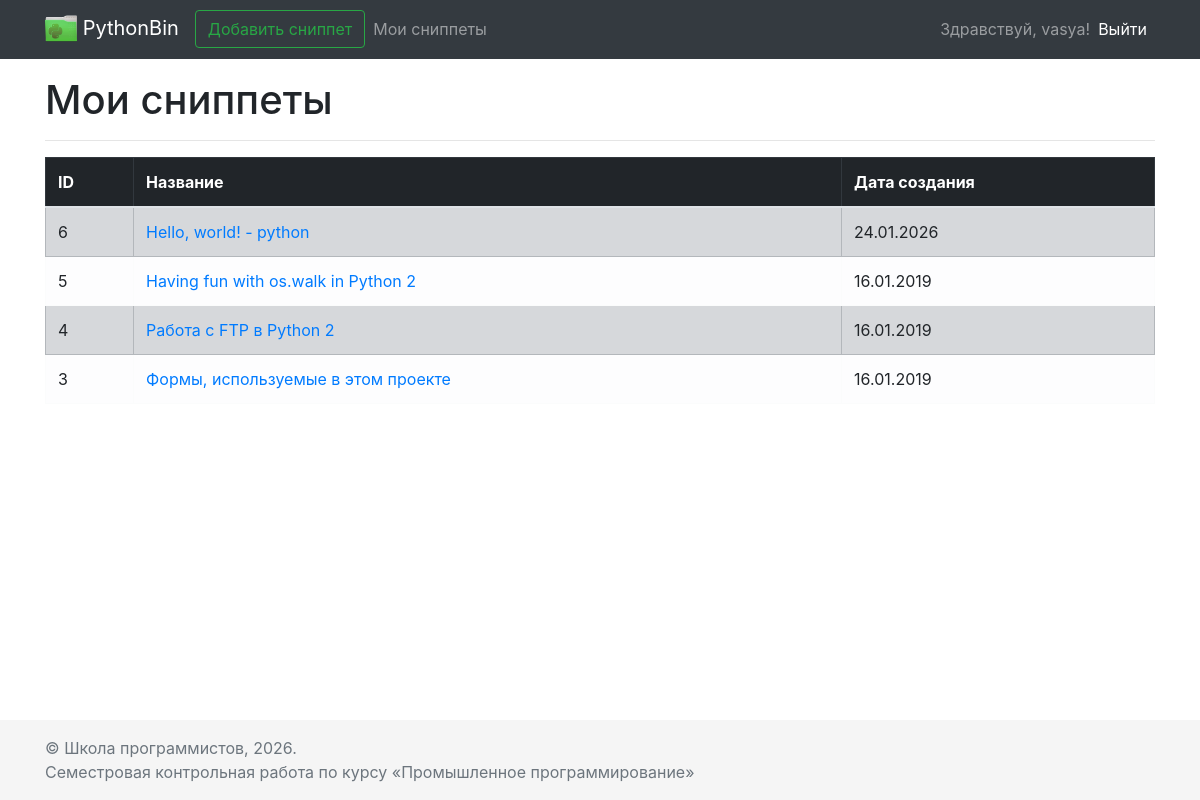
The app's page /snippets/list (signed in) with its own data.
### main/models.py (models this page shows)
class Snippet(models.Model):
    name = models.CharField(max_length=200)
    code = models.TextField(max_length=5000)
    creation_date = models.DateTimeField()
    user = models.ForeignKey(to=User, on_delete=models.CASCADE,
                             blank=True, null=True)  # can be empty due to usage of AnonymousUser

### main/views.py (the view)
# urls.py: path('snippets/list', views.my_snippets_page, name='my_snippets'),
def my_snippets_page(request):
    context = get_base_context(request, 'Мои сниппеты')
    context['snippets'] = Snippet.objects.filter(user=request.user).order_by('-creation_date')
    return render(request, 'pages/my_snippets.html', context)

### main/views.py (called while the page is built)
def get_base_context(request, pagename):
    return {
        'pagename': pagename,
        'user': request.user,
        'loginform': LoginForm(),
    }

### main/templates/pages/my_snippets.html (shortened to what this page needs)
{% extends 'base.html' %}
{% block content %}
<div class="row">
    <div class="col">
        <table class="table table-bordered">
            <thead class="table-dark">
                <tr>
                    <th>ID</th>
                    <th>Название</th>
                    <th>Дата создания</th>
                </tr>
            </thead>
            <tbody>
                {% for snippet in snippets %}
                <tr class="{% if forloop.counter0|divisibleby:2 %}table-secondary{% else %}table-light{% endif %}">
                    <td>{{ snippet.id }}</td>
                    <td><a href="{% url 'view_snippet' id=snippet.id %}">{{ snippet.name }}</a></td>
                    <td>{{ snippet.creation_date|date:"d.m.Y" }}</td>
                </tr>
                {% endfor %}
            </tbody>
        </table>
    </div>
</div>
{% endblock %}

### main/templates/base.html (shortened to what this page needs)
{% load static %}
<!doctype html>
<html lang="en" class="h-100">
    <head>
        {% block base_css %}
        <link rel="stylesheet" href="{% static 'css/bootstrap.min.css' %}">
        <link rel="stylesheet" href="{% static 'css/sticky-footer-navbar.css' %}">
        {% endblock %}
    </head>
    <body class="d-flex flex-column h-100">
        <header>
            {% block header %}
                {% include 'header.html' %}
            {% endblock %}
        </header>
        <main role="main" class="mt-3 flex-shrink-0">
            <div class="container">
                {% block pagename %}
                <div class="row">
                    <div class="col">
                        <h1>{{ pagename }}</h1><hr>
                    </div>
                </div>
                {% endblock %}
                {% block content %}
                {% endblock %}
            </div>
        </main>
        <footer class="footer mt-auto py-3">
            {% block footer %}
                {% include 'footer.html' %}
            {% endblock %}
        </footer>
    </body>
</html>

### main/templates/header.html (shortened to what this page needs)
{% load static %}
<nav class="navbar navbar-expand-md navbar-dark fixed-top bg-dark">
    <div class="container">
        <a class="navbar-brand" href="{% url 'index' %}">
            <img src="{% static 'images/logo.png' %}" width="32" height="32" alt="">
            PythonBin
        </a>
        <div class="collapse navbar-collapse" id="navbarCollapse">
            <ul class="navbar-nav mr-auto">
                <li class="form-inline">
                    <a class="btn btn-outline-success" href="{% url 'add_snippet' %}">Добавить сниппет</a>
                </li>
                {% if request.user.is_authenticated %}
                    <li class="nav-item"><a class="nav-link" href="{% url 'my_snippets' %}">Мои сниппеты</a></li>
                {% endif %}
            </ul>
            {% if request.user.is_authenticated %}
                <ul class="navbar-nav mr-right">
                    <span class="navbar-text">
                        Здравствуй, {{ request.user.username }}!
                    </span>
                    <li class="nav-item active"><a class="nav-link" href="{% url 'logout' %}">Выйти</a></li>
                </ul>
            {% endif %}
        </div>
    </div>
</nav>

### main/templates/footer.html
<div class="container">
    {% block footer %}
    <span class="text-muted">
        &copy; Школа программистов, {% now "Y" %}. <br>
        Семестровая контрольная работа по курсу &laquo;Промышленное программирование&raquo;
    </span>
    {% endblock %}
</div>

### static/css/sticky-footer-navbar.css (style rules this page uses)
main > .container { padding: 60px 15px 0; }
.footer { background-color: #f5f5f5; }
.footer > .container { padding-right: 15px; padding-left: 15px; }

### records on screen
Snippet: id "6", name "Hello, world! - python", creation_date "24.01.2026"
Snippet: id "5", name "Having fun with os.walk in Python 2", creation_date "16.01.2019"
Snippet: id "4", name "Работа с FTP в Python 2", creation_date "16.01.2019"
Snippet: id "3", name "Формы, используемые в этом проекте", creation_date "16.01.2019"

### other values on screen
{{ request.user.username }} "vasya"
{{ pagename }} "Мои сниппеты"
